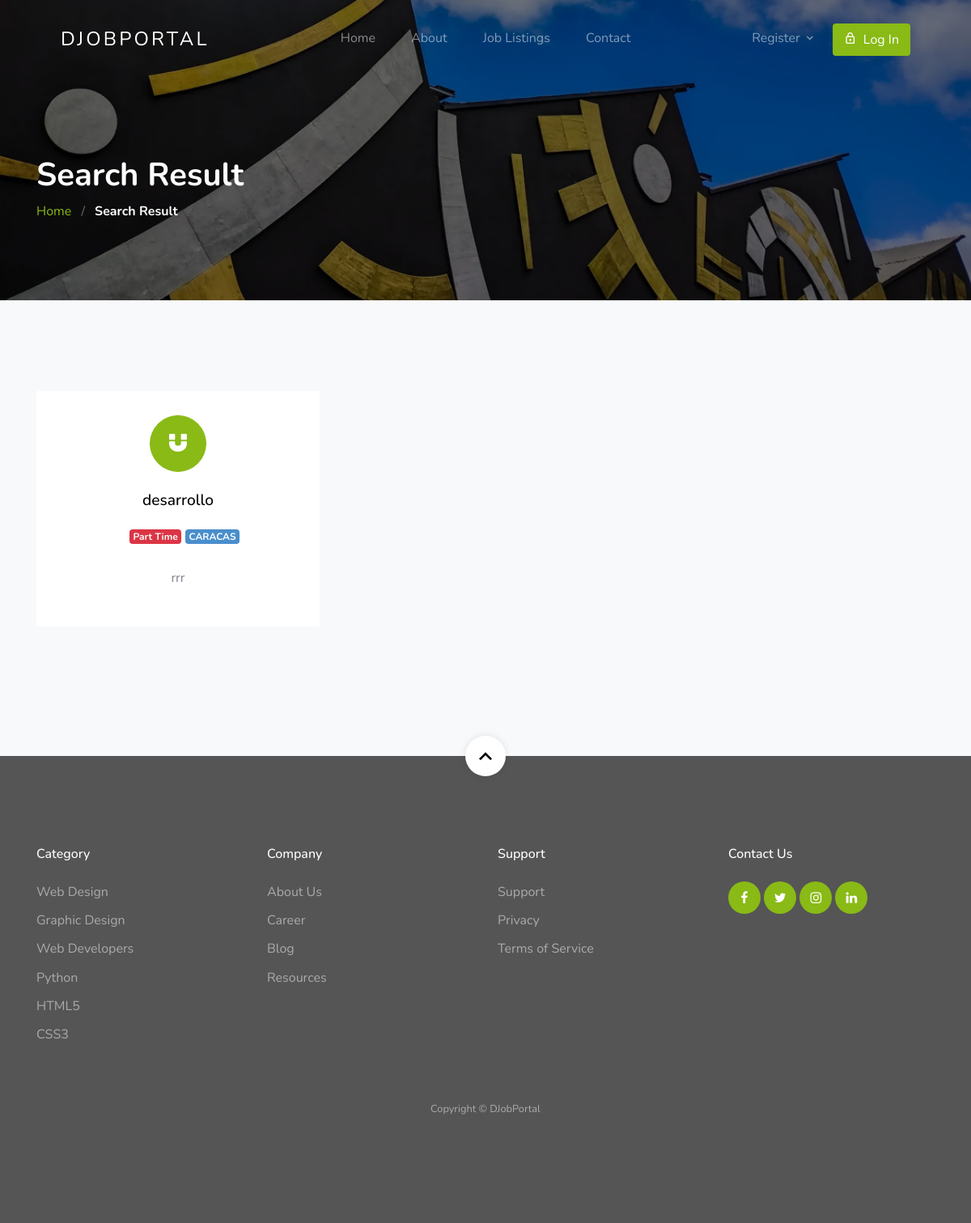
The app's page /result/, older data.
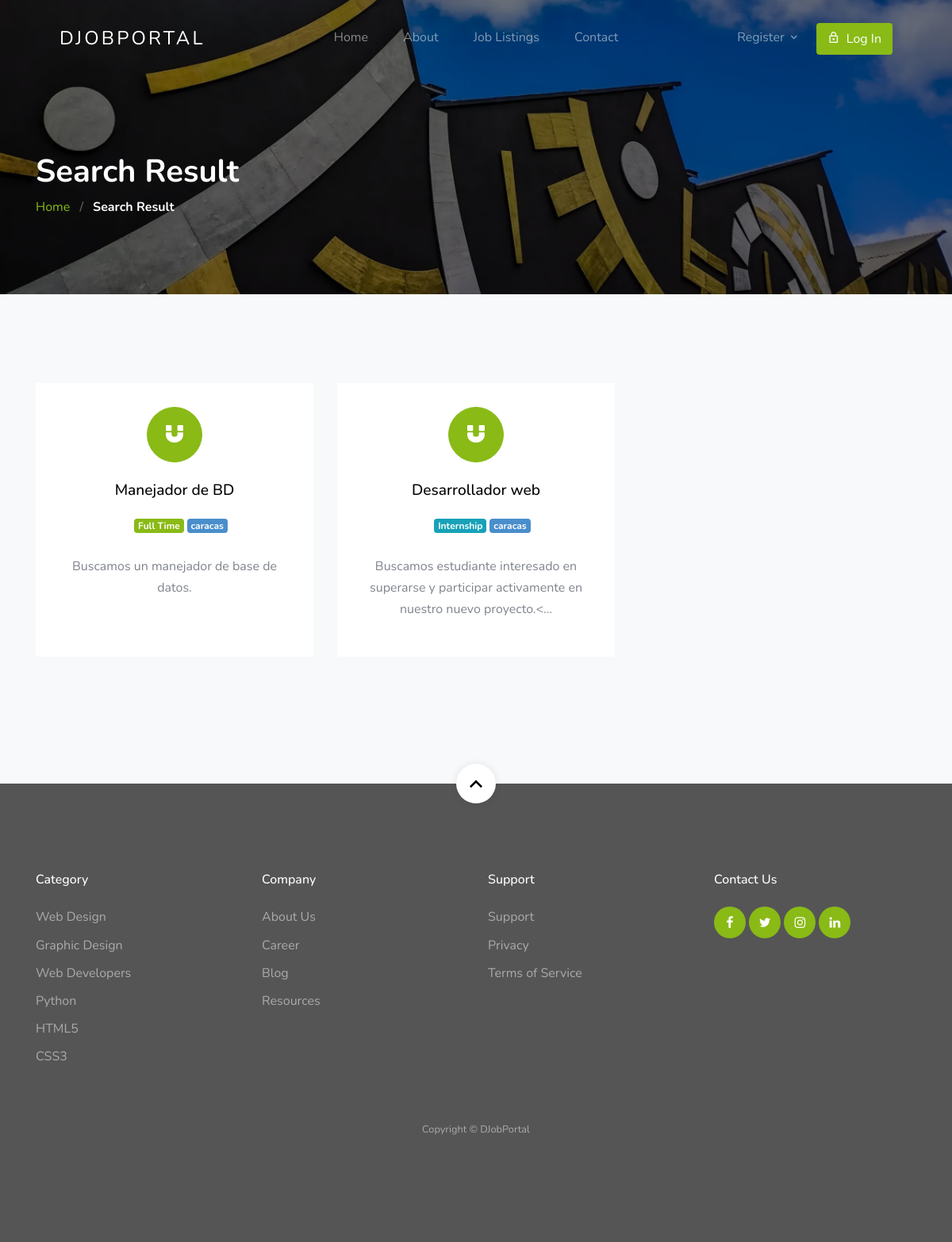
The same page, newer data.
### apps/jobapp/models/job.py (models this page shows, shortened)
class Job(TimeStampedModel, SoftDeleteModel):
    user = models.ForeignKey(User, related_name='User', on_delete=models.CASCADE)
    title = models.CharField(max_length=300, db_index=True)
    description = CKEditor5Field(config_name='extends')
    tags = TaggableManager()
    location = models.CharField(max_length=300, db_index=True)
    job_type = models.CharField(choices=JOB_TYPE, max_length=1, db_index=True)
    work_mode = models.CharField(choices=WORK_MODE, max_length=1, default='3')
    experience_level = models.CharField(choices=EXPERIENCE_LEVEL, max_length=1, default='0')
    category = models.ForeignKey(Category, related_name='Category', on_delete=models.CASCADE)
    salary = models.CharField(max_length=30, blank=True)
    views_count = models.PositiveIntegerField(default=0)
    company_name = models.CharField(max_length=300, db_index=True)
    company_description = CKEditor5Field(config_name='extends', blank=True, null=True)
    url = models.URLField(max_length=200)
    last_date = models.DateField()
    is_published = models.BooleanField(default=False)
    is_closed = models.BooleanField(default=False)
    class Meta:
        indexes = [
            models.Index(fields=['title', 'location']),
            models.Index(fields=['is_published', 'is_closed']),
        ]

### apps/jobapp/views/public.py (the view)
# urls.py: path('result/', SearchResultView.as_view(), name='search_result'),
class SearchResultView(ListView):
    template_name = 'jobapp/result.html'
    context_object_name = 'page_obj'
    paginate_by = 10
    def get_queryset(self):
        return search_jobs(
            title_or_company=self.request.GET.get('job_title_or_company_name'),
            location=self.request.GET.get('location'),
            category_id=self.request.GET.get('category'),
        )

### apps/jobapp/selectors.py (called while the page is built)
def search_jobs(title_or_company: str | None = None, location: str | None = None, category_id: str | None = None) -> QuerySet[Job]:
    job_list = Job.objects.select_related('category', 'user').filter(is_deleted=False).order_by('-updated_at')
    if title_or_company:
        job_list = job_list.filter(title__icontains=title_or_company) | job_list.filter(company_name__icontains=title_or_company)
    if location:
        job_list = job_list.filter(location__icontains=location)
    if category_id:
        job_list = job_list.filter(category_id=category_id)
    return job_list

### template/jobapp/result.html (shortened to what this page needs)
{% extends 'base.html' %}
{% load static %}
{% block content %}
<section class="section-hero overlay inner-page bg-image"
  style="background-image: url('{% static 'images/hero_1.jpg' %}');" id="home-section">
  <div class="container">
    <div class="row">
      <div class="col-md-7">
        <h1 class="text-white font-weight-bold">Search Result</h1>
        <div class="custom-breadcrumbs">
          <a href="{% url 'jobapp:home' %}">Home</a> <span class="mx-2 slash">/</span>
          <span class="text-white"><strong>Search Result</strong></span>
        </div>
      </div>
    </div>
  </div>
</section>
<section class="site-section services-section bg-light block__62849" id="next-section">
  <div class="container">
    <div class="row">
      {% for job in page_obj %}
      <div class="col-6 col-md-6 col-lg-4 mb-4 mb-lg-5">
        <a href="{% url 'jobapp:single-job' job.id %}" class="block__16443 min-h text-center d-block">
          <span class="custom-icon mx-auto"><span class="icon-magnet d-block"></span></span>
          <h3>{{ job.title }}</h3>
          <ul class="job-listing-meta list-unstyled pl-3 mb-0">
            <li class="menu-fix mb-2">
              {% if job.job_type == '1' %}
              <span class="badge badge-primary">
                Full Time
              </span>
              {% elif job.job_type == '2'%}
              <span class="badge badge-danger">
                Part Time
              </span>
              {% else %}
              <span class="badge badge-info">
                Internship
              </span>
              {% endif %}
            </li>
            <li class="badge badge-secondary menu-fix mb-2"> {{ job.location }}</li>
          </ul>
          <p>{{ job.description | safe | truncatechars:100}}</p>
        </a>
      </div>
      {% endfor %}
    </div>
  </div>
</section>
{% endblock content %}

### template/base.html (shortened to what this page needs)
{% load static %}
<!DOCTYPE html>
<html>
      <head>
            {% include 'head.html' %}
      </head>
      <body id="top">
            {% include 'header.html' %}
            {% block content %}{% endblock %}
            {% include 'footer.html' %}
      </body>
</html>

### template/head.html
{% load static %}
<link rel="stylesheet" href="{% static 'css/custom-bs.css' %}">
<link rel="stylesheet" href="{% static 'css/jquery.fancybox.min.css' %}">
<link rel="stylesheet" href="{% static 'css/bootstrap-select.min.css' %}">
<link rel="stylesheet" href="{% static 'fonts/icomoon/style.css' %}">
<link rel="stylesheet" href="{% static 'fonts/line-icons/style.css' %}">
<link rel="stylesheet" href="{% static 'css/owl.carousel.min.css' %}">
<link rel="stylesheet" href="{% static 'css/animate.min.css' %}">
<link rel="stylesheet" href="{% static 'css/bootstrap-datepicker.css' %}">
<link rel="stylesheet" href="{% static 'css/style.css' %}?v=1.0.1">

### template/header.html (shortened to what this page needs)
<div class="site-wrap">
  <header class="site-navbar mt-3">
    <div class="container-fluid">
      <div class="row align-items-center">
        <div class="site-logo col-6"><a href="{% url 'jobapp:home' %}">DJobPortal</a></div>
        <nav class="mx-auto site-navigation">
          <ul class="site-menu js-clone-nav d-none d-xl-block ml-0 pl-0">
            <li><a href="{% url 'jobapp:home' %}" class="nav-link">Home</a></li>
            <li><a href="#">About</a></li>
            <li><a href="{% url 'jobapp:job-list' %}">Job Listings</a></li>
            <li><a href="#">Contact</a></li>
          </ul>
        </nav>
        <div class="right-cta-menu text-right d-flex aligin-items-center col-6">
          <div class="ml-auto">
            <div class="site-navigation fix">
              <ul class="site-menu js-clone-nav d-none d-xl-block ml-0 pl-0">
                {% if user.is_authenticated and user.role == 'employer'  %}
                <a href="{% url 'jobapp:create-job' %}"
                  class="js-clone-nav pr-3 btn btn-outline-white border-width-2 d-none d-lg-inline-block"><span
                    class="mr-2 icon-add"></span>Publish Job</a>
                    <li class="pr-3 has-children">
                      <a>Dashboard</a>
                      <ul class="dropdown">
                        <li><a href="{% url 'jobapp:dashboard' %}">Dashboard</a></li>
                        <li><a href="{% url 'account:employer-profile' request.user.id %}">View Company Profile</a></li>
                        <li><a href="{% url 'account:logout' %}">Logout</a></li>
                      </ul>
                    </li>
                {% else %}
                <li class="pr-3 has-children">
                  <a>Register</a>
                </li>
                <a href="{% url 'account:login' %}"
                  class="js-clone-nav btn btn-primary border-width-2 d-none d-lg-inline-block ov-fix"><span
                    class="mr-2 icon-lock_outline"></span>Log In</a>
                {% endif %}
              </ul>
            </div>
      </div>
    </div>
  </header>

### template/footer.html
    <footer class="site-footer">
      <a href="#top" class="smoothscroll scroll-top">
        <span class="icon-keyboard_arrow_up"></span>
      </a>
      <div class="container">
        <div class="row mb-5">
          <div class="col-6 col-md-3 mb-4 mb-md-0">
            <h3>Category</h3>
            <ul class="list-unstyled">
              <li><a href="#">Web Design</a></li>
              <li><a href="#">Graphic Design</a></li>
              <li><a href="#">Web Developers</a></li>
              <li><a href="#">Python</a></li>
              <li><a href="#">HTML5</a></li>
              <li><a href="#">CSS3</a></li>
            </ul>
          </div>
          <div class="col-6 col-md-3 mb-4 mb-md-0">
            <h3>Company</h3>
            <ul class="list-unstyled">
              <li><a href="#">About Us</a></li>
              <li><a href="#">Career</a></li>
              <li><a href="#">Blog</a></li>
              <li><a href="#">Resources</a></li>
            </ul>
          </div>
          <div class="col-6 col-md-3 mb-4 mb-md-0">
            <h3>Support</h3>
            <ul class="list-unstyled">
              <li><a href="#">Support</a></li>
              <li><a href="#">Privacy</a></li>
              <li><a href="#">Terms of Service</a></li>
            </ul>
          </div>
          <div class="col-6 col-md-3 mb-4 mb-md-0">
            <h3>Contact Us</h3>
            <div class="footer-social">
              <a href="#"><span class="icon-facebook"></span></a>
              <a href="#"><span class="icon-twitter"></span></a>
              <a href="#"><span class="icon-instagram"></span></a>
              <a href="#"><span class="icon-linkedin"></span></a>
            </div>
          </div>
        </div>
        <div class="row text-center">
          <div class="col-12">
            <p class="copyright"><small>
            Copyright &copy; <a>DJobPortal</a>
            </small></p>
          </div>
        </div>
      </div>
    </footer>
  </div>

### template/scripts.html (shortened to what this page needs)
{% load static %}

Row changes from the older to the newer data that the page shows:
changed Job: title "desarrollo" → "Manejador de BD"; location "CARACAS" → "caracas"; description "rrr" → "Buscamos un manejador de base de datos."; job_type "Part Time" → "Full Time"
added Job: title "Desarrollador web", job_type "Internship", location "caracas", description "Buscamos estudiante interesado en superarse y participar activamente en nuestro nuevo proyecto.<…"
